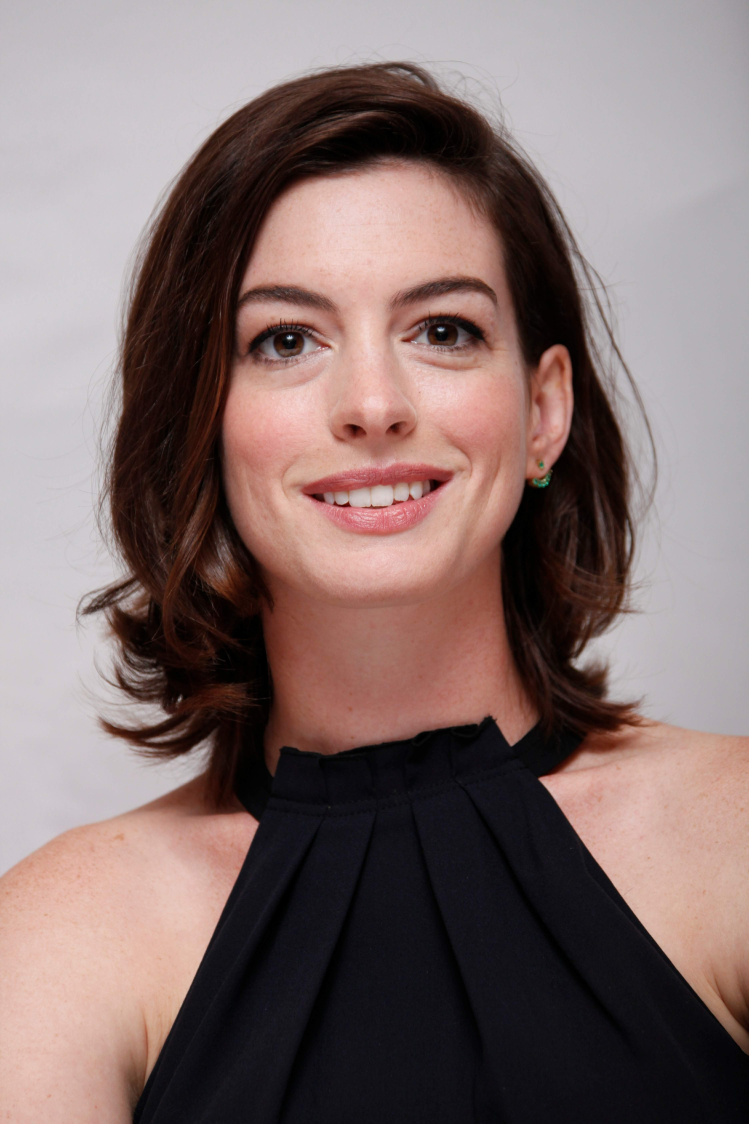
#> input picture Ann.jpg, 3744 x 5616 px (shown at 1/5 size)
$ jupyter execute first_homework.ipynb   (shell and % lines are left out)
#> lines starting #> are read from the running program, lines starting #| are printed output that depends on the picture; after the words box and inside, x2 and y2 are one past the last pixel; in counts of white or black regions, pixels touching at a corner belong together
Это первое домашнее задание по Компьютерному зрению.
<br>Задачи:
<ul>
<li>Найти лицо на изображении
<li>Отступить на 10% от границ лица и получить этот фрагмент изображения
<li>Получить бинарное изображение границ объекта
<li>Удалить мелкие границы у которых длина и ширина меньше 10
<li>Применить морфологическую операцию наращивания (размер структурирующего элемента 5*5)
<li>Сгладить полученное изображение гауссовским фильтром 5 на 5. Получить нормализованное изображение М, где все пиксели от 0 до 1
<li>Получить изображение F1 лица с применённой билатеральной фильтрацией
<li>Получить изображение F2 лица с улучшенной чёткостью/контрастностью
<li>Осуществить финальную фильтрацию по формуле:
<br>Result[x,y] = M[x,y] * F2[x,y] + (1 - M[x,y]) * F1[x,y]
</ul>

<h1>Изображение над которым будут производиться операции</h1>

[cell 1]
import cv2
import numpy as np
from PIL import Image
import matplotlib.pyplot as plt

def imshow(img):
    plt.xticks([])
    plt.yticks([])
    plt.imshow(img)
    pass

img = Image.open("Ann.jpg")
#> img is the input picture: PIL image 3744x5616 RGB; mean R, G, B 130.2, 110.7, 108.9
imshow(img)

[cell 2]
img.thumbnail(size=(500, 500))
#> img: PIL image 333x500 RGB
imshow(img)

<h1> 1. Ищу лицо на изображении

[cell 3]
# Для детектирования лиц используем каскады Хаара
cascadePath = "haarcascade_frontalface_default.xml"
faceCascade = cv2.CascadeClassifier(cascadePath)

# Для распознавания используем локальные бинарные шаблоны
recognizer = cv2.face.LBPHFaceRecognizer_create(1,8,8,8,123)

# Переводим изображение в черно-белый формат и приводим его к формату массива
gray = img.convert('L')
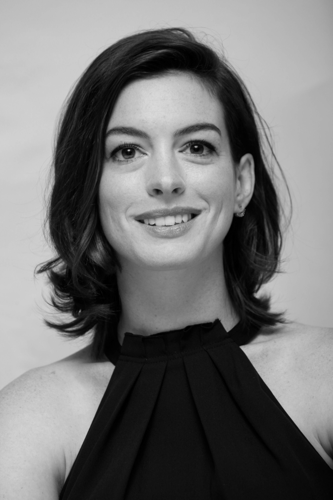
#> gray: PIL image 333x500 L; min 0, max 221, mean 116.3
img_np = np.array(gray, 'uint8')

# Определяем области где есть лица
faces = faceCascade.detectMultiScale(img_np, scaleFactor=1.1, minNeighbors=5, minSize=(30, 30))
#> faces = [[75, 78, 183, 183]]

print(faces)
#| [[ 75  78 183 183]]

crop_img = img.crop((faces[0][0], faces[0][1], faces[0][0] + faces[0][2], faces[0][1] + faces[0][3]))
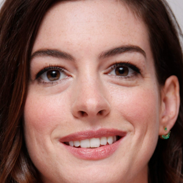
#> crop_img: PIL image 183x183 RGB; mean R, G, B 142.6, 103.6, 95
imshow(crop_img)

<h1>2. Получаю фрагмент с отступом на 10% от границ лица

[cell 4]
ten_persent_h = faces[0][2] / 10
#> ten_persent_h = 18.3
ten_persent_w = faces[0][3] / 10
#> ten_persent_w = 18.3

img = img.crop((faces[0][0] - ten_persent_h, faces[0][1] - ten_persent_w, faces[0][0] + faces[0][2] + ten_persent_h, faces[0][1] + faces[0][3] + ten_persent_w))
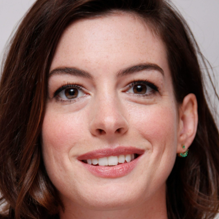
#> img: PIL image 219x219 RGB; mean R, G, B 127.5, 93.9, 86.8

imshow(img)

<h1> 3. Получаю бинарное изображение границ объекта

[cell 5]
import matplotlib.pyplot as plt

# Переводим изображение в черно-белый формат и приводим его к формату массива
gray = img.convert('L')
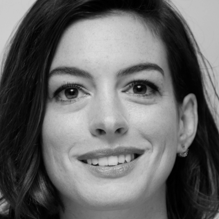
#> gray: PIL image 219x219 L; min 0, max 221, mean 103.1
img_np = np.array(gray, 'uint8')

canny = cv2.Canny(img_np, 50, 100)
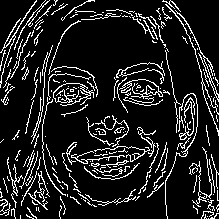
#> canny: shape (219, 219); 12.8% white in thin lines or dots

plt.imshow(canny,cmap='gray')
plt.show()

<h1> 4. Удаляю мелкие границы, длина и ширина которых меньше 10

[cell 6]
blr_img = cv2.GaussianBlur(img_np, (5, 5), 0)
blr_contours = cv2.Canny(blr_img, 50, 100)
#> blr_contours: shape (219, 219); 7.4% white in thin lines or dots

plt.imshow(blr_contours,cmap='gray')
plt.show()

<h1> 5. Применяю морфологическую операцию наращивания

[cell 7]
kernel = np.ones((5,5), "uint8")

blr_contours = cv2.dilate(blr_contours, kernel, iterations=1)
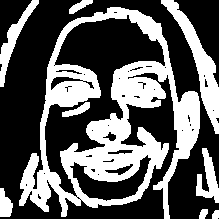
#> blr_contours: shape (219, 219); 36.8% white; 9 white regions, largest, box (x1, y1, x2, y2) and area: (19, 7, 200, 219) 13708, (161, 0, 219, 134) 1828, (0, 0, 39, 87) 768

plt.imshow(blr_contours,cmap='gray')
plt.show()

<h1> 6. Сглаживаю изображение гаусcовским фильтром.

[cell 8]
M = cv2.GaussianBlur(blr_contours, (5,5), 0)
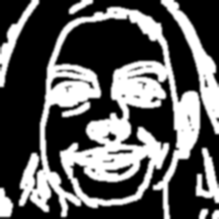
#> M: shape (219, 219); min 0, max 255, mean 94

M = np.array(M, "float")

# нормализуем матрицу для дальнейших операции
for pixs in range(len(M)):
    for pix in range(len(M[pixs])):
        if (M[pixs][pix] != 0):
            M[pixs][pix] = float(M[pixs][pix] / 255)
print(M)
#> (printed output is left out)

plt.imshow(M,cmap='gray')
plt.show()

<h1> 7. Применяю билатеральную фильтрацию.

[cell 9]
img_np = np.array(img, 'uint8')

F1 = cv2.bilateralFilter(img_np, 10, 75, 75)

imshow(F1)

<h1> 8. Получаю изображение с улучшенной чёткостью/контрастностью.

[cell 10]
# [6 lines of commented-out code are left out]

value = 15

hsv = cv2.cvtColor(img_np, cv2.COLOR_BGR2HSV)
#> hsv: shape (219, 219, 3); mean H, S, V 116, 112.9, 127.6
h, s, v = cv2.split(hsv)
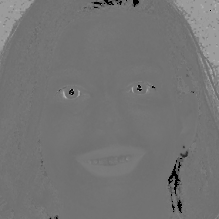
#> h: shape (219, 219); min 0, max 175, mean 116
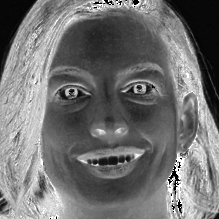
#> s: shape (219, 219); min 0, max 255, mean 112.9
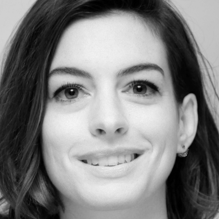
#> v: shape (219, 219); min 0, max 245, mean 127.6

lim = 255 - value
v[v > lim] = 255
#> v: shape (219, 219); 0.21% of pixels changed, all inside (x1, y1, x2, y2) = (66, 56, 144, 129)
v[v <= lim] += value

final_hsv = cv2.merge((h, s, v))
#> final_hsv: shape (219, 219, 3); mean H, S, V 116, 112.9, 142.6
F2 = cv2.cvtColor(final_hsv, cv2.COLOR_HSV2BGR)
imshow(F2)

<h1> 9. Финальная фильтрация.

[cell 11]
# [4 lines of commented-out code are left out]

result = list(F1)
#> result = 219 items

for i in range(len(F1)):
  for j in range(len(F1[i])):
    for k in range(3):
      result[i][j][k] = M[i][j] * F2[i][j][k] + (1 - M[i][j]) * F1[i][j][k]

imshow(result)

$ run again, with Cat.jpg copied over Ann.jpg
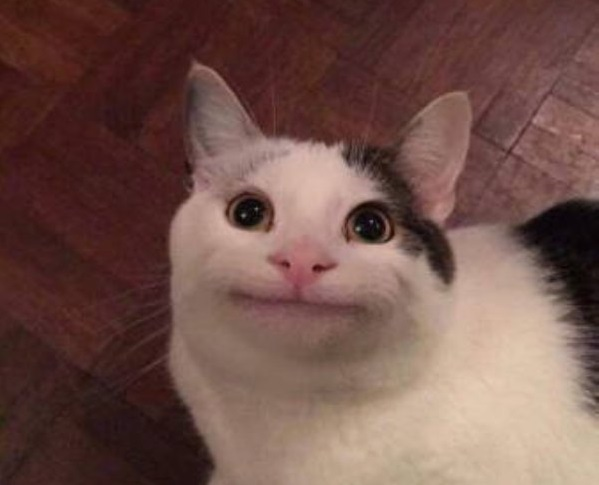
#> input picture Cat.jpg, 599 x 485 px
#> img is the input picture: PIL image 599x485 RGB; mean R, G, B 113.9, 82.2, 75.1
#> faces = [[329, 81, 73, 73]]
#| [[329  81  73  73]]
#> ten_persent_h = 7.3
#> `canny = cv2.Canny(img_np, 50, 100)`:
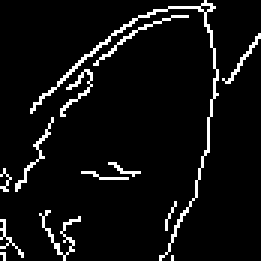
#> canny: shape (87, 87) (shown 3 times larger); 6.2% white in thin lines or dots
#> the loop `for pixs in range(len(M)):` made 87 passes
#> (printed output is left out)
#> hsv: shape (87, 87, 3); mean H, S, V 116.2, 94.4, 117
#> `h, s, v = cv2.split(hsv)`:
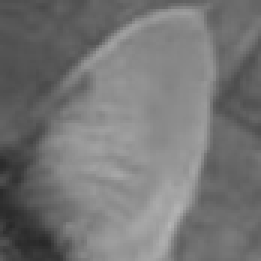
#> v: shape (87, 87) (shown 3 times larger); min 40, max 182, mean 117
#> final_hsv: shape (87, 87, 3); mean H, S, V 116.2, 94.4, 132
#> result = 87 items
#> the loop `for i in range(len(F1)):` made 87 passes
